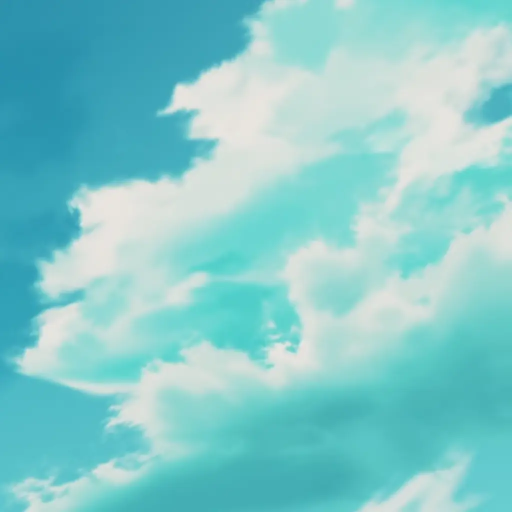
#> input picture assets/clouds.webp, 1024 x 1024 px, given in place of assets, which was not available (shown at 1/2 size)
$ python check_quality.py ../assets
#> lines starting #> are read from the running program, lines starting #| are printed output that depends on the picture; pictures that were not available may be replaced by others from this repository, and a replacement may not be noted
# /// script
# requires-python = ">=3.12"
# dependencies = [
#     "numpy",
#     "pillow",
# ]
# ///

import argparse
import math
from pathlib import Path

import numpy as np
from PIL import Image, ImageFilter


def process_image_pdq(img_path_or_obj, target_width=64, target_height=64):
    """
    Processes an image using an approximation of the FFmpeg filter chain used in modules/video.lua.

    FFmpeg Chain:
    1. scale=512:512:flags=bilinear
    2. format=rgb24, colorchannelmixer (Rec.601 Grayscale)
    3. avgblur=sizeX=4:sizeY=4
    4. avgblur=sizeX=4:sizeY=4
    5. scale=64:64:flags=neighbor

    Approximation:
    1. Pillow Resize (512, 512, BILINEAR)
    2. Pillow Convert "L" (Rec.601)
    3. Pillow BoxBlur(1.5)
    4. Pillow BoxBlur(1.5)
    5. Pillow Resize (64, 64, NEAREST)
    """

    # Helper to process PIL Image
    def process_pil(img_pil):
        # 1. Resize 512x512 Bilinear
        # Note: FFmpeg scales to 512x512 first regardless of aspect ratio (ignoring AR).
        img_resized = img_pil.resize((512, 512), Image.Resampling.BILINEAR)

        # 2. Convert to Grayscale (Rec.601)
        # Pillow 'L' uses ITU-R 601-2: L = R * 299/1000 + G * 587/1000 + B * 114/1000
        img_gray = img_resized.convert("L")

        # 3 & 4. Two passes of Box Blur
        # FFmpeg avgblur size 4 is approx radius 1.5 in Pillow
        img_blur = img_gray.filter(ImageFilter.BoxBlur(1.5))
        img_blur = img_blur.filter(ImageFilter.BoxBlur(1.5))

        # 5. Decimate to target size (Nearest Neighbor)
        img_final = img_blur.resize(
            (target_width, target_height), Image.Resampling.NEAREST
        )

        return np.array(img_final, dtype=float)

    if isinstance(img_path_or_obj, (str, Path)):
        with Image.open(img_path_or_obj) as img:
            return process_pil(img)
    else:
        # Assume PIL Image object
        return process_pil(img_path_or_obj)


def calculate_entropy(data):
    """Calculate Shannon entropy of the image data."""
    # data is a 1D numpy array of pixel values (0-255)
    counts = np.bincount(data.astype(int), minlength=256)
    total = len(data)
    entropy = 0.0

    for count in counts:
        if count > 0:
            p = count / total
            entropy -= p * math.log2(p)

    return entropy


def calculate_gradient_sum_quality(img_array):
    """Calculate PDQ Gradient Sum Quality (Quantized)."""
    # img_array is 64x64 numpy array
    # Lua logic:
    # d = floor(|u-v| * 100 / 255)
    # Gradient Sum = sum(d)
    # Quality = floor(Gradient Sum / 90)
    # Capped at 100

    h, w = img_array.shape
    gradient_sum = 0

    # Vertical diffs (y loops 0 to h-2)
    diff_y = np.abs(img_array[:-1, :] - img_array[1:, :])
    # Quantize
    d_y = np.floor(diff_y * 100 / 255).astype(int)
    gradient_sum += np.sum(d_y)

    # Horizontal diffs (x loops 0 to w-2)
    diff_x = np.abs(img_array[:, :-1] - img_array[:, 1:])
    # Quantize
    d_x = np.floor(diff_x * 100 / 255).astype(int)
    gradient_sum += np.sum(d_x)

    quality = int(gradient_sum / 90)
    if quality > 100:
        quality = 100
    return quality


def check_quality(image_path: Path):
    print(f"Checking {image_path.name}...")

    try:
        # Use Correct Jarosz Filter Implementation
        img_array = process_image_pdq(image_path)
#> in process_image_pdq, img is the input picture: PIL image 1024x1024 RGB; mean R, G, B 132.3, 202.1, 203.1
#> in process_pil, `img_resized = img_pil.resize((512, 512), Image.Resampling.BILINEAR)`:
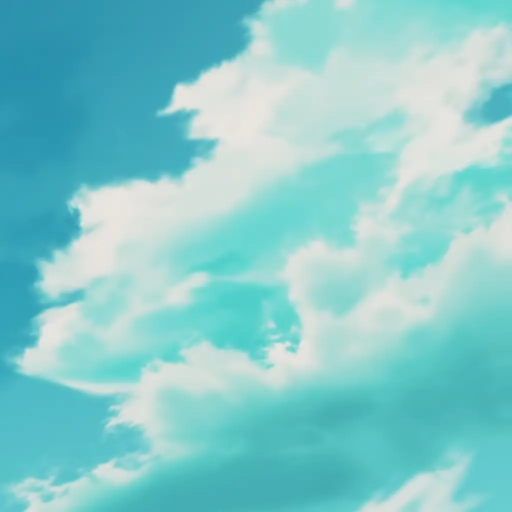
#> img_resized: PIL image 512x512 RGB; mean R, G, B 132.4, 202.2, 203.1
#> in process_pil, `img_gray = img_resized.convert("L")`:
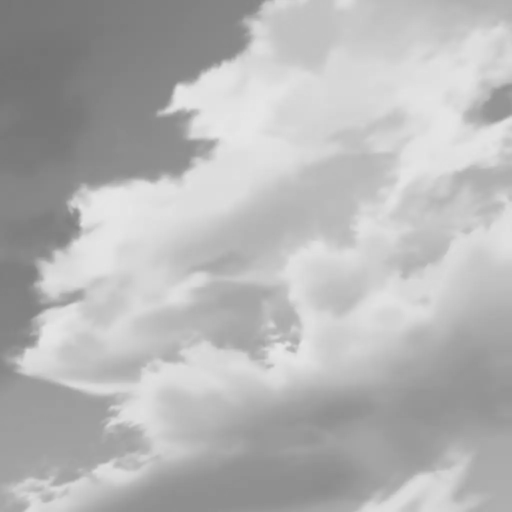
#> img_gray: PIL image 512x512 L; min 116, max 231, mean 181.4
        flat_data = img_array.flatten()

        # 1. Mean Brightness
        mean = np.mean(flat_data)

        # 2. Standard Deviation (Contrast)
        std_dev = np.std(flat_data)

        # 3. Entropy
        entropy = calculate_entropy(flat_data)

        # 4. Gradient Sum Quality
        quality = calculate_gradient_sum_quality(img_array)

        print(f"  Mean Brightness: {mean:.2f} (Threshold: 15 < x < 240)")
        print(f"  Contrast (StdDev): {std_dev:.2f} (Threshold: > 10.0)")
        print(f"  Entropy: {entropy:.2f} (Threshold: > 4.0)")
        print(f"  Gradient Quality: {quality:.4f} (Threshold: > 50)")

        failures = []
        if mean < 15:
            failures.append(f"Too Dark (Mean: {mean:.1f})")
        if mean > 240:
            failures.append(f"Too Bright (Mean: {mean:.1f})")
        if std_dev < 10.0:
            failures.append(f"Low Contrast (StdDev: {std_dev:.1f})")
        if entropy < 4.0:
            failures.append(f"Low Information (Entropy: {entropy:.1f})")
        if quality < 50:
            failures.append(f"Low Quality (Gradient: {quality:.3f})")

        if failures:
            print(f"  ❌ FAILED: {', '.join(failures)}")
        else:
            print("  ✅ PASSED")
        print("-" * 40)

    except Exception as e:
        print(f"  Error processing {image_path}: {e}")


def main():
    parser = argparse.ArgumentParser(
        description="Check image quality metrics for PDQ Hash."
    )
    parser.add_argument("images", nargs="+", type=Path, help="Input images to check")
    args = parser.parse_args()

    print("-" * 40)
    for img_path in args.images:
        if img_path.exists():
            check_quality(img_path)
#> in check_quality, `flat_data = img_array.flatten()`: flat_data = 4096 values, max 230 at index 800, min 116 at index 389, mean 181.6
#> in check_quality, `mean = np.mean(flat_data)`: mean = 181.6
#> in check_quality, `std_dev = np.std(flat_data)`: std_dev = 32.26
#> in calculate_entropy, `counts = np.bincount(data.astype(int), minlength=256)`: counts = 256 values, max 92 at index 215, min 0 at index 0, mean 16
#> in calculate_entropy, `total = len(data)`: total = 4096
#> the loop in calculate_entropy, `for count in counts:` made 256 passes
#> (p, entropy) on passes 117 to 128: (0.00269, 0.0229), (0.00146, 0.0367), (0.00757, 0.0901), (0.00781, 0.145), (0.00952, 0.209), (0.0061, 0.254), (0.00439, 0.288), (0.00635, 0.334), (0.00342, 0.362), (0.00439, 0.397), (0.00391, 0.428), (0.00464, 0.464)
#> p on pass 156: 0.01
#> after the loop in calculate_entropy, `for count in counts:`: entropy = 6.71
#> in calculate_gradient_sum_quality, `diff_y = np.abs(img_array[:-1, :] - img_array[1:, :])`:
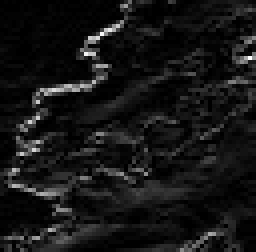
#> diff_y: shape (63, 64) float64 (shown 4 times larger); min 0, max 66, mean 5.7; drawn with min black and max white
#> in calculate_gradient_sum_quality, `gradient_sum += np.sum(d_y)`: gradient_sum = 7128
#> in calculate_gradient_sum_quality, `diff_x = np.abs(img_array[:, :-1] - img_array[:, 1:])`:
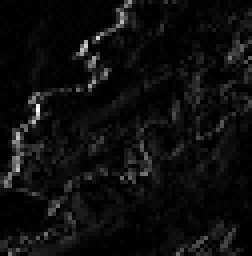
#> diff_x: shape (64, 63) float64 (shown 4 times larger); min 0, max 73, mean 4.1; drawn with min black and max white
#> in calculate_gradient_sum_quality, `gradient_sum += np.sum(d_x)`: gradient_sum = 11890
#> in calculate_gradient_sum_quality, `quality = int(gradient_sum / 90)`: quality = 132
#> in check_quality, `quality = calculate_gradient_sum_quality(img_array)`: quality = 100
#|   Mean Brightness: 181.59 (Threshold: 15 < x < 240)
#|   Contrast (StdDev): 32.26 (Threshold: > 10.0)
#|   Entropy: 6.71 (Threshold: > 4.0)
#|   Gradient Quality: 100.0000 (Threshold: > 50)
        else:
            print(f"Error: {img_path} does not exist.")


if __name__ == "__main__":
    main()

$ run again, on assets/rejected.webp
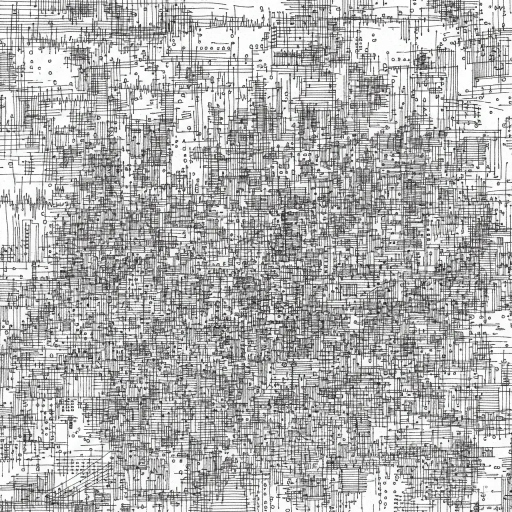
#> input picture assets/rejected.webp, 1024 x 1024 px, given in place of assets, which was not available (shown at 1/2 size)
#> in process_image_pdq, img is the input picture: PIL image 1024x1024 RGB; mean R, G, B 179.2, 179.3, 179.1
#> in process_pil, `img_final = img_blur.resize( (target_width, target_height), Image.Resa..`:
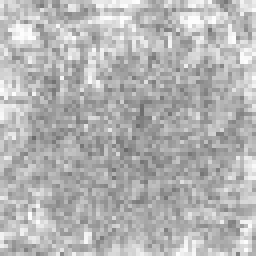
#> img_final: PIL image 64x64 L (shown 4 times larger); min 106, max 254, mean 179.5
#> flat_data = 4096 values, max 254 at index 583, min 106 at index 2399, mean 179.5
#> mean = 179.5
#> std_dev = 27.8
#> counts = 256 values, max 75 at index 169, min 0 at index 0, mean 16
#> total = 4096
#> the loop in calculate_entropy, `for count in counts:` made 256 passes
#> (p, entropy) on passes 107, 108, 110, 111, 112, 113, 115, 117: (0.000244, 0.00293), (0.000244, 0.00586), (0.000244, 0.00879), (0.000244, 0.0117), (0.000244, 0.0146), (0.000244, 0.0176), (0.000244, 0.0205), (0.000732, 0.0281)
#> after the loop in calculate_entropy, `for count in counts:`: entropy = 6.76
#> in calculate_gradient_sum_quality, `gradient_sum += np.sum(d_y)`: gradient_sum = 29850
#> in calculate_gradient_sum_quality, `d_x = np.floor(diff_x * 100 / 255).astype(int)`:
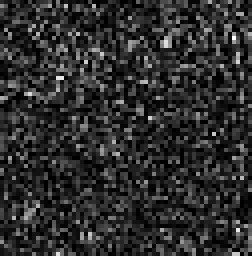
#> d_x: shape (64, 63) int64 (shown 4 times larger); min 0, max 41, mean 7.3; drawn with min black and max white
#> in calculate_gradient_sum_quality, `gradient_sum += np.sum(d_x)`: gradient_sum = 59356
#> in calculate_gradient_sum_quality, `quality = int(gradient_sum / 90)`: quality = 659
#> in check_quality, `quality = calculate_gradient_sum_quality(img_array)`: quality = 100
#|   Mean Brightness: 179.51 (Threshold: 15 < x < 240)
#|   Contrast (StdDev): 27.80 (Threshold: > 10.0)
#|   Entropy: 6.76 (Threshold: > 4.0)
#|   Gradient Quality: 100.0000 (Threshold: > 50)
